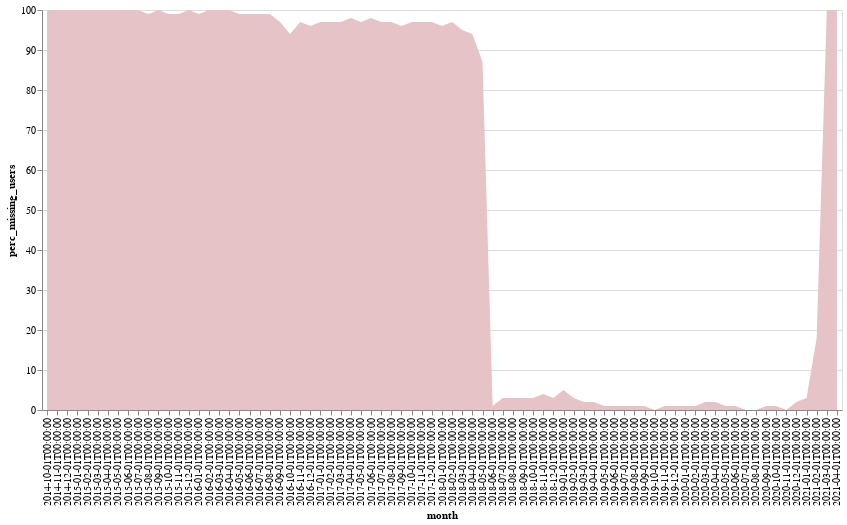

Source (notebook cell):
### Markdown cell above
The vast majority of Bank Products who signed-up with N26 before June 2016 and after February 2021 are missing an early user cluster, and therefore won't be included in the user cluster analysis in this research.

### Code cell
af.area_single(
    monthly_missing_clusters_df,
    af.pink,
    "month:O",
    "perc_missing_users:Q",
    800,
    400,
    "x",
)

### Figure 1 — Vega-Lite specification as saved in the notebook (floating-point values rounded to 4 significant figures)
{"config": {"view": {"continuousWidth": 400, "continuousHeight": 300}}, "data": {"name": "data-a7408d52e0b7c2cac0dfe5acb4a210c7"}, "mark": {"type": "area", "color": "#E5C3C7"}, "encoding": {"tooltip": {"type": "quantitative", "field": "perc_missing_users"}, "x": {"type": "ordinal", "field": "month", "sort": "x"}, "y": {"type": "quantitative", "field": "perc_missing_users"}}, "height": 400, "width": 800, "$schema": "https://vega.github.io/schema/vega-lite/v4.8.1.json", "datasets": {"data-a7408d52e0b7c2cac0dfe5acb4a210c7": [{"month": "2021-04-01T00:00:00", "n_users": 31, "missing_users": 31, "perc_missing_users": 100.0}, {"month": "2021-03-01T00:00:00", "n_users": 52, "missing_users": 52, "perc_missing_users": 100.0}, {"month": "2021-02-01T00:00:00", "n_users": 137, "missing_users": 25, "perc_missing_users": 18.0}, {"month": "2021-01-01T00:00:00", "n_users": 519, "missing_users": 13, "perc_missing_users": 3.0}, {"month": "2020-12-01T00:00:00", "n_users": 551, "missing_users": 11, "perc_missing_users": 2.0}, {"month": "2020-11-01T00:00:00", "n_users": 617, "missing_users": 1, "perc_missing_users": 0.0}, {"month": "2020-10-01T00:00:00", "n_users": 595, "missing_users": 6, "perc_missing_users": 1.0}, {"month": "2020-09-01T00:00:00", "n_users": 666, "missing_users": 7, "perc_missing_users": 1.0}, {"month": "2020-08-01T00:00:00", "n_users": 813, "missing_users": 1, "perc_missing_users": 0.0}, {"month": "2020-07-01T00:00:00", "n_users": 921, "missing_users": 3, "perc_missing_users": 0.0}, {"month": "2020-06-01T00:00:00", "n_users": 896, "missing_users": 6, "perc_missing_users": 1.0}, {"month": "2020-05-01T00:00:00", "n_users": 994, "missing_users": 14, "perc_missing_users": 1.0}, {"month": "2020-04-01T00:00:00", "n_users": 910, "missing_users": 18, "perc_missing_users": 2.0}, {"month": "2020-03-01T00:00:00", "n_users": 1097, "missing_users": 18, "perc_missing_users": 2.0}, {"month": "2020-02-01T00:00:00", "n_users": 1466, "missing_users": 20, "perc_missing_users": 1.0}, {"month": "2020-01-01T00:00:00", "n_users": 1596, "missing_users": 20, "perc_missing_users": 1.0}, {"month": "2019-12-01T00:00:00", "n_users": 1158, "missing_users": 7, "perc_missing_users": 1.0}, {"month": "2019-11-01T00:00:00", "n_users": 1358, "missing_users": 13, "perc_missing_users": 1.0}, {"month": "2019-10-01T00:00:00", "n_users": 1628, "missing_users": 8, "perc_missing_users": 0.0}, {"month": "2019-09-01T00:00:00", "n_users": 1877, "missing_users": 13, "perc_missing_users": 1.0}, {"month": "2019-08-01T00:00:00", "n_users": 1956, "missing_users": 14, "perc_missing_users": 1.0}, {"month": "2019-07-01T00:00:00", "n_users": 2087, "missing_users": 19, "perc_missing_users": 1.0}, {"month": "2019-06-01T00:00:00", "n_users": 1593, "missing_users": 17, "perc_missing_users": 1.0}, {"month": "2019-05-01T00:00:00", "n_users": 1851, "missing_users": 24, "perc_missing_users": 1.0}, {"month": "2019-04-01T00:00:00", "n_users": 1915, "missing_users": 32, "perc_missing_users": 2.0}, {"month": "2019-03-01T00:00:00", "n_users": 2316, "missing_users": 39, "perc_missing_users": 2.0}, {"month": "2019-02-01T00:00:00", "n_users": 3403, "missing_users": 117, "perc_missing_users": 3.0}, {"month": "2019-01-01T00:00:00", "n_users": 6731, "missing_users": 355, "perc_missing_users": 5.0}, {"month": "2018-12-01T00:00:00", "n_users": 4801, "missing_users": 144, "perc_missing_users": 3.0}, {"month": "2018-11-01T00:00:00", "n_users": 4522, "missing_users": 193, "perc_missing_users": 4.0}, {"month": "2018-10-01T00:00:00", "n_users": 3390, "missing_users": 96, "perc_missing_users": 3.0}, {"month": "2018-09-01T00:00:00", "n_users": 3725, "missing_users": 122, "perc_missing_users": 3.0}, {"month": "2018-08-01T00:00:00", "n_users": 5952, "missing_users": 199, "perc_missing_users": 3.0}, {"month": "2018-07-01T00:00:00", "n_users": 3410, "missing_users": 112, "perc_missing_users": 3.0}, {"month": "2018-06-01T00:00:00", "n_users": 2159, "missing_users": 15, "perc_missing_users": 1.0}, {"month": "2018-05-01T00:00:00", "n_users": 2225, "missing_users": 1938, "perc_missing_users": 87.0}, {"month": "2018-04-01T00:00:00", "n_users": 3055, "missing_users": 2872, "perc_missing_users": 94.0}, {"month": "2018-03-01T00:00:00", "n_users": 3211, "missing_users": 3054, "perc_missing_users": 95.0}, {"month": "2018-02-01T00:00:00", "n_users": 2743, "missing_users": 2663, "perc_missing_users": 97.0}, {"month": "2018-01-01T00:00:00", "n_users": 3440, "missing_users": 3319, "perc_missing_users": 96.0}, {"month": "2017-12-01T00:00:00", "n_users": 2638, "missing_users": 2559, "perc_missing_users": 97.0}, {"month": "2017-11-01T00:00:00", "n_users": 2757, "missing_users": 2667, "perc_missing_users": 97.0}, {"month": "2017-10-01T00:00:00", "n_users": 2841, "missing_users": 2745, "perc_missing_users": 97.0}, {"month": "2017-09-01T00:00:00", "n_users": 2275, "missing_users": 2183, "perc_missing_users": 96.0}, {"month": "2017-08-01T00:00:00", "n_users": 2235, "missing_users": 2168, "perc_missing_users": 97.0}, {"month": "2017-07-01T00:00:00", "n_users": 2311, "missing_users": 2232, "perc_missing_users": 97.0}, {"month": "2017-06-01T00:00:00", "n_users": 1733, "missing_users": 1698, "perc_missing_users": 98.0}, {"month": "2017-05-01T00:00:00", "n_users": 1831, "missing_users": 1775, "perc_missing_users": 97.0}, {"month": "2017-04-01T00:00:00", "n_users": 1295, "missing_users": 1269, "perc_missing_users": 98.0}, {"month": "2017-03-01T00:00:00", "n_users": 1244, "missing_users": 1212, "perc_missing_users": 97.0}, {"month": "2017-02-01T00:00:00", "n_users": 1181, "missing_users": 1151, "perc_missing_users": 97.0}, {"month": "2017-01-01T00:00:00", "n_users": 1087, "missing_users": 1056, "perc_missing_users": 97.0}, {"month": "2016-12-01T00:00:00", "n_users": 876, "missing_users": 845, "perc_missing_users": 96.0}, {"month": "2016-11-01T00:00:00", "n_users": 1066, "missing_users": 1034, "perc_missing_users": 97.0}, {"month": "2016-10-01T00:00:00", "n_users": 1204, "missing_users": 1135, "perc_missing_users": 94.0}, {"month": "2016-09-01T00:00:00", "n_users": 1572, "missing_users": 1530, "perc_missing_users": 97.0}, {"month": "2016-08-01T00:00:00", "n_users": 1582, "missing_users": 1567, "perc_missing_users": 99.0}, {"month": "2016-07-01T00:00:00", "n_users": 1900, "missing_users": 1889, "perc_missing_users": 99.0}, {"month": "2016-06-01T00:00:00", "n_users": 1946, "missing_users": 1932, "perc_missing_users": 99.0}, {"month": "2016-05-01T00:00:00", "n_users": 1924, "missing_users": 1907, "perc_missing_users": 99.0}, {"month": "2016-04-01T00:00:00", "n_users": 1849, "missing_users": 1847, "perc_missing_users": 100.0}, {"month": "2016-03-01T00:00:00", "n_users": 1886, "missing_users": 1882, "perc_missing_users": 100.0}, {"month": "2016-02-01T00:00:00", "n_users": 2233, "missing_users": 2229, "perc_missing_users": 100.0}, {"month": "2016-01-01T00:00:00", "n_users": 2139, "missing_users": 2128, "perc_missing_users": 99.0}, {"month": "2015-12-01T00:00:00", "n_users": 1863, "missing_users": 1854, "perc_missing_users": 100.0}, {"month": "2015-11-01T00:00:00", "n_users": 1565, "missing_users": 1557, "perc_missing_users": 99.0}, {"month": "2015-10-01T00:00:00", "n_users": 1772, "missing_users": 1755, "perc_missing_users": 99.0}, {"month": "2015-09-01T00:00:00", "n_users": 1306, "missing_users": 1303, "perc_missing_users": 100.0}, {"month": "2015-08-01T00:00:00", "n_users": 1208, "missing_users": 1201, "perc_missing_users": 99.0}, {"month": "2015-07-01T00:00:00", "n_users": 1162, "missing_users": 1159, "perc_missing_users": 100.0}, {"month": "2015-06-01T00:00:00", "n_users": 665, "missing_users": 664, "perc_missing_users": 100.0}, {"month": "2015-05-01T00:00:00", "n_users": 872, "missing_users": 871, "perc_missing_users": 100.0}, {"month": "2015-04-01T00:00:00", "n_users": 860, "missing_users": 857, "perc_missing_users": 100.0}, {"month": "2015-03-01T00:00:00", "n_users": 798, "missing_users": 796, "perc_missing_users": 100.0}, {"month": "2015-02-01T00:00:00", "n_users": 484, "missing_users": 484, "perc_missing_users": 100.0}, {"month": "2015-01-01T00:00:00", "n_users": 92, "missing_users": 92, "perc_missing_users": 100.0}, {"month": "2014-12-01T00:00:00", "n_users": 22, "missing_users": 22, "perc_missing_users": 100.0}, {"month": "2014-11-01T00:00:00", "n_users": 15, "missing_users": 15, "perc_missing_users": 100.0}, {"month": "2014-10-01T00:00:00", "n_users": 5, "missing_users": 5, "perc_missing_users": 100.0}]}}
